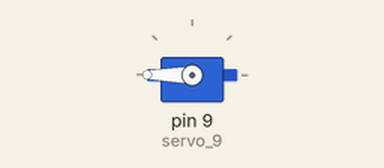
Recording of a sketch running on a simulated Arduino Uno, built with avr-gcc and run on an emulated ATmega328P. On the bench: servo.

Above: at 0.05 s.
At 5.0 s:
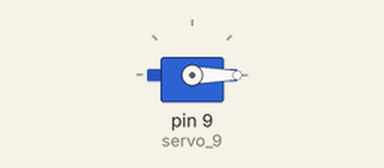
Timing chart, 0 to 6.5 s (numbered marks = the images above):
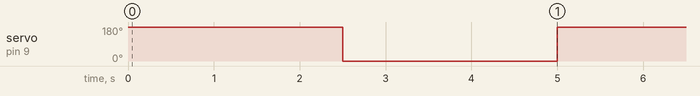

Measured:
- by itself, servo on pin 9 (servo_9): alternates 180° for 2.5 s and 0° for 2.5 s

The sketch:

Excercise_5_Servo_simple.ino
```cpp
#include <Servo.h>

int pos = 0;

Servo servo_9;

void setup()
{

  servo_9.attach(9);
}

void loop()
{
  // sweep the servo from 0 to 180 degrees in steps
  // of 1 degrees
    // tell servo to go to position in variable 'pos'
  servo_9.write(180);
    // wait 15 ms for servo to reach the position
  delay(2500); // Wait for 15 millisecond(s)

    // tell servo to go to position in variable 'pos'
  servo_9.write(0);
    // wait 15 ms for servo to reach the position
  delay(2500); // Wait for 15 millisecond(s)
}
```
